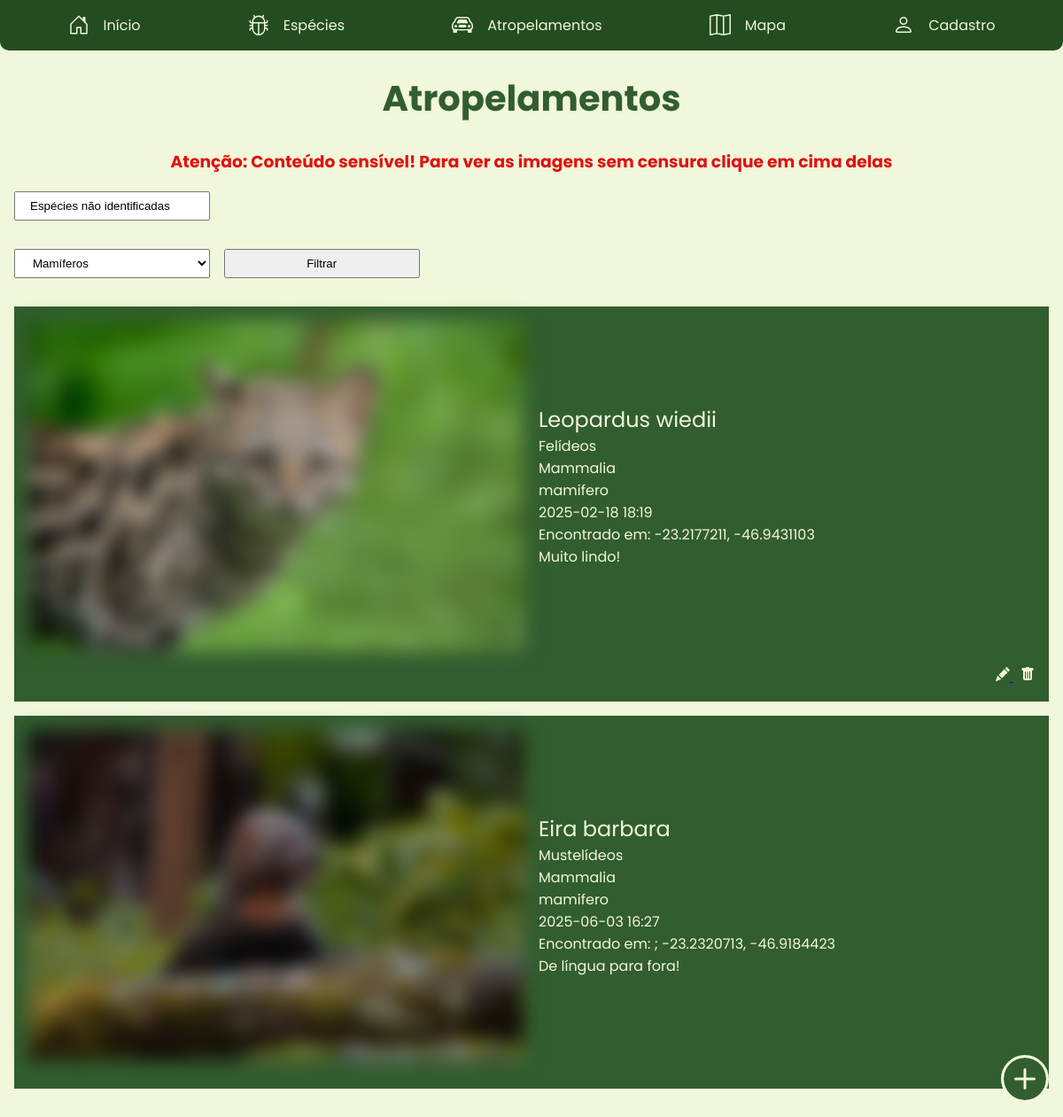
Screenshot of /pages/atropelamentos/atropelamentos.php (signed in) with the database file from the repository.
### tables this page shows
CREATE TABLE `atropelamentos` (
  `id_at` int NOT NULL,
  `usuario` varchar(1000) NOT NULL,
  `especie` varchar(500) NOT NULL,
  `familia` varchar(500) NOT NULL,
  `classe` varchar(500) NOT NULL,
  `endereco` varchar(500) NOT NULL,
  `latitude` double NOT NULL,
  `longitude` double NOT NULL,
  `descricao` text NOT NULL,
  `data` text NOT NULL,
  `hora` text NOT NULL,
  `foto` varchar(100) NOT NULL,
  `classificacao` varchar(1000) NOT NULL,
  `tipo` varchar(1000) NOT NULL
);

### pages/atropelamentos/atropelamentos.php (the view, shortened to what this page needs)
<?php
    $conexao = mysqli_connect("localhost", "root", "Fukuoka23.", "ayuru") or die("Falha na conexão");
    $tabela =  mysqli_query($conexao, "SELECT * FROM atropelamentos");
?>
<!DOCTYPE html>
<html lang="pt-br">
<head>
    <link rel="stylesheet" href="../../style.css">
</head>
<body>
    <nav>
        <div class="nav-pagina">
            <a href="../inicio.html">
                <span class="icons">Início</span>
            </a>
        </div>
        <div class="nav-pagina">
            <a href="../especies/especies.html">
                <span class="icons">Espécies</span>
            </a>
        </div>
        <div class="nav-pagina">
            <a href="atropelamentos.php">
                <span class="icons">Atropelamentos</span>
            </a>
        </div>
        <div class="nav-pagina">
            <a href="../mapa.php">
                <span class="icons">Mapa</span>
            </a>
        </div>
        <div class="nav-pagina">
            <a href="../cadastro.php">
                <span class="icons">Cadastro</span>
            </a>
        </div>
    </nav>
    <main>
        <h1>Atropelamentos</h1>
        <h3>Atenção: Conteúdo sensível! Para ver as imagens sem censura clique em cima delas</h3>
        <div class="filtro">
            <form id="nid" action="atropelamentos.php" method="post">
                <input value="Espécies não identificadas" type="text" name="nid" onclick="document.getElementById('nid').submit()" readonly/>
            </form>
            <form action="atropelamentos.php" method="post">
                <select name="clas" id="clas">
                    <option value="mamifero">Mamíferos</option>
                </select>
                <input type="submit" value="Filtrar" style="padding: 7px 16px; margin-bottom: 1rem;">
            </form>
        </div>
        <?php
            while ($linha = mysqli_fetch_array($tabela, MYSQLI_ASSOC)) {
                $id = $linha["id_at"];
        ?>
            <div class="post">
                <img id="foto<?php echo $id?>" src="<?php echo "../../images/".$linha["foto"];?>" style="filter: blur(10px);"
                    onclick="document.getElementById('foto<?php echo $id?>').style.filter = 'blur(0px)'"
                >
                <div>
                    <p class="esp"><?php echo $linha["especie"];?></p>
                    <p><?php echo $linha["familia"];?></p>
                    <p><?php echo $linha["classe"];?></p>
                    <p><?php echo $linha["classificacao"];?></p>
                    <p><?php echo $linha["data"]." ".$linha["hora"]?></p>
                    <p>Encontrado em: <?php if ($linha["endereco"] != "Não possui") echo $linha["endereco"]."; ".$linha["latitude"]. ", ".$linha["longitude"]; else echo $linha["latitude"].", ".$linha["longitude"];?></p>
                    <p><?php echo $linha["descricao"];?></p>
                </div>
                <?php
                    if (isset($_SESSION["validado"]) && $_SESSION["validado"] == true && $linha["usuario"] == $_SESSION["usuario"]) {
                ?>
                    <div style="text-align: right;">
                        <a href='../../crud.php?acao=A&post=atropelamento&id=<?php echo $linha["id_at"]?>' style="margin-right: .5rem;">
                        </a>
                        <a href='../../crud.php?acao=E&post=atropelamento&id=<?php echo $linha["id_at"]?>'>
                        </a>
                    </div>
                <?php
                    }
                ?>
            </div>
        <?php
            }
        ?>
    </main>
    <?php
        if (isset($_SESSION["validado"]) && $_SESSION["validado"] == true) echo
        "<a href='../../crud.php?acao=P&post=atropelamento'>
        <svg xmlns='http://www.w3.org/2000/svg' fill='currentColor' class='bi bi-plus-circle-fill' viewBox='0 0 16 16' style='border: 3px solid     #F0F7DA; border-radius: 100px; background-color: #F0F7DA; width: 3rem; height: 3rem; color: #325D2F; position: fixed; right: 1rem;  bottom: 1rem;'>
            <path d='M16 8A8 8 0 1 1 0 8a8 8 0 0 1 16 0M8.5 4.5a.5.5 0 0 0-1 0v3h-3a.5.5 0 0 0 0 1h3v3a.5.5 0 0 0 1 0v-3h3a.5.5 0 0 0 0-1h-3z'/>
        </svg>
        </a>";
    ?>
</body>
</html>

### style.css (style rules this page uses)
* { transition: all .5s ease; }
body, html { background-color: #F0F7DA; margin: 0; padding: 0; font-family: "Poppins", sans-serif; }
.icons { display: none; }
nav { padding: 1rem; background-color: #234D20; display: flex; justify-content: space-around; border-radius: 0 0 10px 10px; }
.nav-pagina { display: flex; flex-direction: row; }
.nav-pagina a { display: flex; flex-direction: row; gap: 1rem; color: #F0F7DA; text-decoration: none; }
.nav-pagina svg { height: 24px; width: 24px; color: #F0F7DA; display: flex; }
main { padding: 1rem; }
h1 { font-size: 40px; text-align: center; margin-top: .5rem; color: #325D2F; }
.filtro form { padding: 0; margin-bottom: 1rem; display: grid; grid-template-columns: 1fr 1fr; }
.filtro form input { padding: 7px 16px; margin-bottom: 1rem; }
.filtro form select { padding: 7px 16px; margin-bottom: 1rem; }
.post { background-color: #325D2F; padding: 1rem; color: #F0F7DA; margin-bottom: 1rem; }
.post img { width: 100%; }
.post .esp { font-size: 1.5rem; margin: 0; }
.post p { margin: 0; }
h3 { text-align: center; color: #e01212; }
form { display: flex; flex-direction: column; gap: 1rem; padding: 3rem; }
@media (min-width: 1024px) { .icons { display: flex; } }
@media (min-width: 1024px) { .post { display: grid; grid-template-columns: 1fr 1fr; gap: 1rem; } }
@media (min-width: 1024px) { .post div { position: relative; margin: auto 0; } }
@media (min-width: 1024px) { .filtro form { grid-template-columns: 1fr 1fr 1fr 1fr 1fr; } }

### rows the page displays
atropelamentos: foto (picture), especie "Leopardus wiedii", familia "Felídeos", classe "Mammalia", classificacao "mamifero", data "2025-02-18", hora "18:19", latitude "-23.2177211", longitude "-46.9431103", descricao "Muito lindo!"
atropelamentos: foto (picture), especie "Eira barbara", familia "Mustelídeos", classe "Mammalia", classificacao "mamifero", data "2025-06-03", hora "16:27", latitude "-23.2320713", longitude "-46.9184423", descricao "De língua para fora!"
